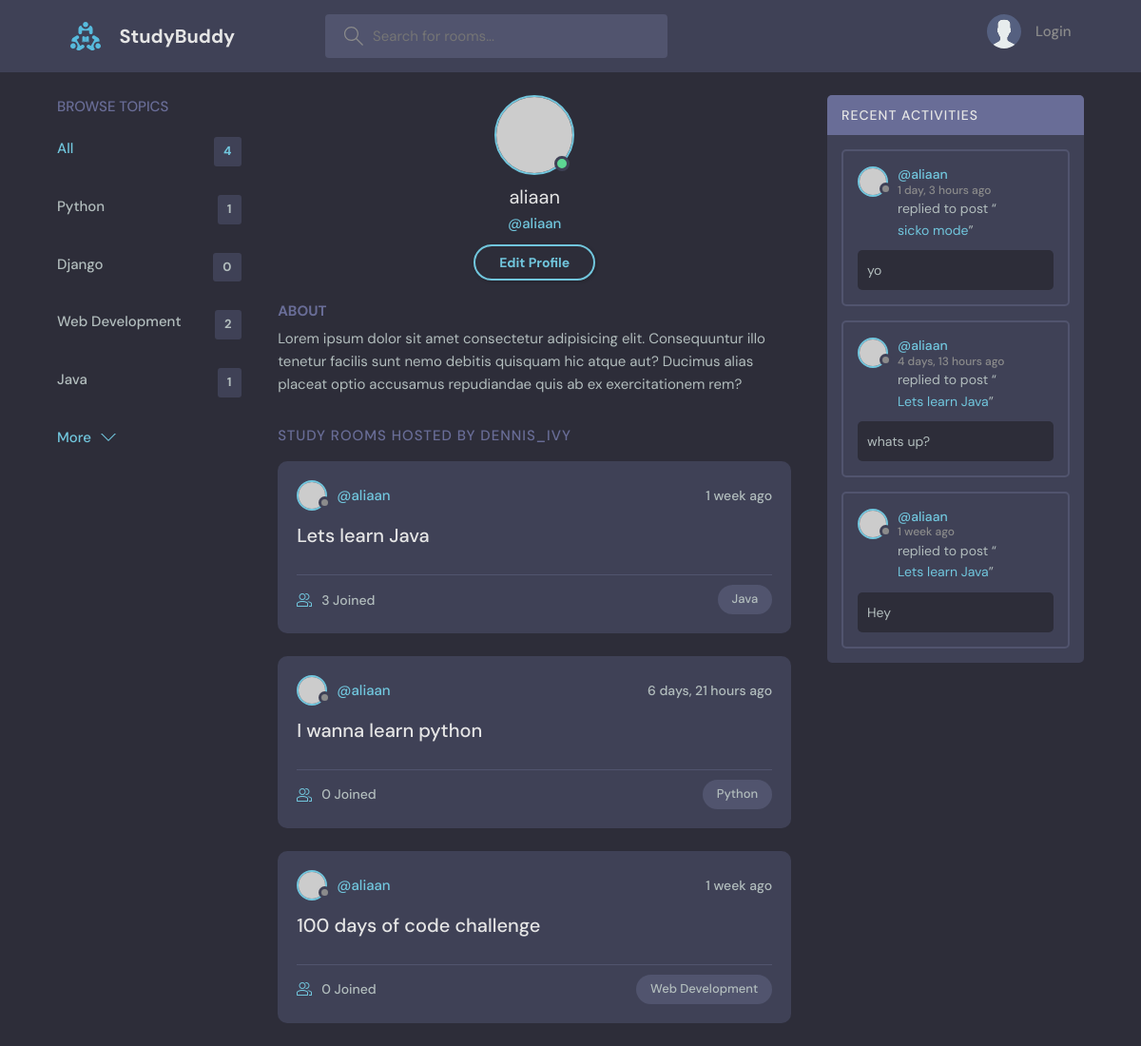
/profile/1/, run on an earlier commit of the app's database.
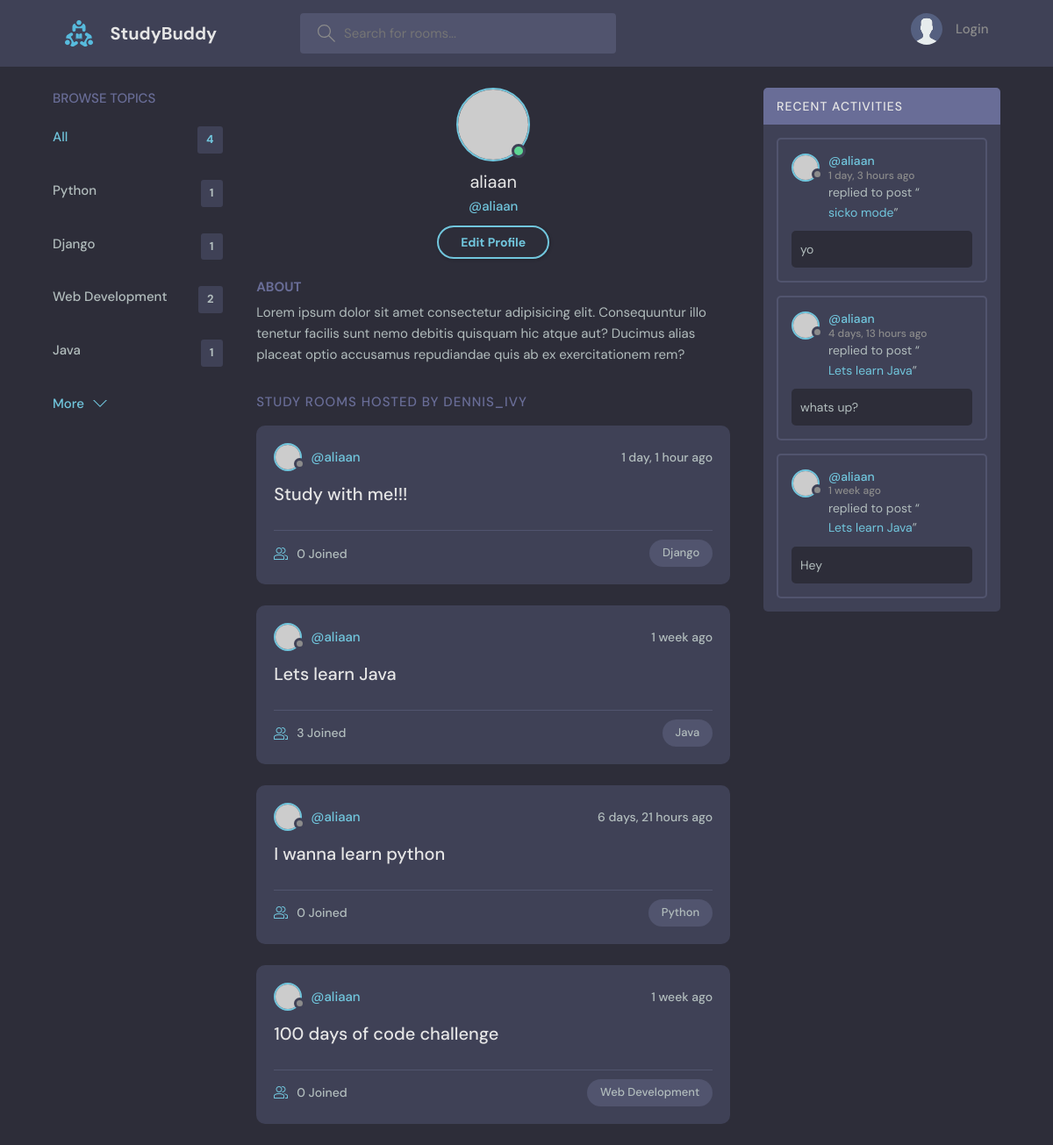
And on a later commit of the database.
### base/models.py (models this page shows, shortened)
class Topic(models.Model):
    name = models.CharField(max_length = 200) # Name of the topic

class Room(models.Model):
    host = models.ForeignKey(User, on_delete=models.SET_NULL, null = True) # The actual user that is connected. Relationship to a host.
    topic = models.ForeignKey(Topic, on_delete=models.SET_NULL, null = True) # A topic can have multiple rooms, but a room can only have one topic.
    name = models.CharField(max_length = 200) # Name of the room.
    description = models.TextField(null = True, blank = True) # Description of room. Makes sure the values can be left blank.
    participants = models.ManyToManyField(User, related_name='participants', blank = True)  # Stores all the users active in a room. Creates a many to many relationship.
    updated = models.DateTimeField(auto_now = True) # Takes a snapshot of anytime the table (model instance) is updated. Takes a timestamp every time room is updated.
    created = models.DateTimeField(auto_now_add = True) # Takes a timestamp of when the instance was created.
    class Meta:
        ordering = ['-updated', '-created']
    def __str__(self): # string representation of the room
        return self.name

class Message(models.Model):
    user = models.ForeignKey(User, on_delete=models.CASCADE) # User that is sending the message. Import user model from the django library.
    room = models.ForeignKey(Room, on_delete=models.CASCADE) # When the parent (room) is deleted, the children (messages) are also deleted.
    body = models.TextField() # the actual message
    updated = models.DateTimeField(auto_now = True) # Takes a snapshot of anytime the table (model instance) is updated. Takes a timestamp every time room is updated.
    created = models.DateTimeField(auto_now_add = True) # Takes a timestamp of when the instance was created.
    class Meta:
        ordering = ['-updated', '-created']

### base/views.py (the view)
# urls.py: path("profile/<str:pk>/", views.userProfile, name = "user-profile"),
def userProfile(request, pk):
    user = User.objects.get(id=pk)
    rooms = user.room_set.all()
    room_messages = user.message_set.all()
    topics = Topic.objects.all()
    context = {'user' : user, 'rooms' : rooms, 'room_messages' : room_messages, 'topics' : topics}
    return render(request, 'base/profile.html', context)

### base/templates/base/profile.html
{% extends "main.html" %}
{% block content %}
  <main class="profile-page layout layout--3">
    <div class="container">
      {% include 'base/topic_component.html' %}
      <div class="roomList">
        <div class="profile">
          <div class="profile__avatar">
            <div class="avatar avatar--large active">
              <img src="https://randomuser.me/api/portraits/men/11.jpg" />
            </div>
          </div>
          <div class="profile__info">
            <h3>{{user.username}}</h3>
            <p>@{{user.username}}</p>
            <a href="edit-user.html" class="btn btn--main btn--pill">Edit Profile</a>
          </div>
          <div class="profile__about">
            <h3>About</h3>
            <p>
              Lorem ipsum dolor sit amet consectetur adipisicing elit. Consequuntur illo tenetur
              facilis sunt nemo debitis quisquam hic atque aut? Ducimus alias placeat optio
              accusamus repudiandae quis ab ex exercitationem rem?
            </p>
          </div>
        </div>
        <div class="roomList__header">
          <div>
            <h2>Study Rooms Hosted by dennis_ivy</a>
            </h2>
          </div>
        </div>
        {% include 'base/feed_component.html' %}
      </div>
      {% include 'base/activity_component.html' %}
    </div>
  </main>
{% endblock content %}

### base/templates/base/topic_component.html
<div class="topics">
    <div class="topics__header">
      <h2>Browse Topics</h2>
    </div>
    <ul class="topics__list">
      <li>
        <a href="{% url 'home' %}" class="active">All <span>{{topics.count}}</span></a>
      </li>
      {% for topic in topics %}
      <li>
        <a href=""{% url 'home'  %}?q={{topic.name}}"">{{topic.name}} <span>{{topic.room_set.all.count}}</span></a>
      </li>
      {% endfor %}
    </ul>
    <a class="btn btn--link" href="topics.html">
      More
      <svg version="1.1" xmlns="http://www.w3.org/2000/svg" width="32" height="32" viewBox="0 0 32 32">
        <title>chevron-down</title>
        <path d="M16 21l-13-13h-3l16 16 16-16h-3l-13 13z"></path>
      </svg>
    </a>
  </div>

### base/templates/base/feed_component.html (shortened to what this page needs)
{% for room in rooms %}
<div class="roomListRoom">
    <div class="roomListRoom__header">
      <a href="{% url 'user-profile' room.host.id %}" class="roomListRoom__author">
        <div class="avatar avatar--small">
          <img src="https://randomuser.me/api/portraits/women/11.jpg" />
        </div>
        <span>@{{room.host.username}}</span>
      </a>
      <div class="roomListRoom__actions">
        <span>{{room.created|timesince}} ago</span>
      </div>
    </div>
    <div class="roomListRoom__content">
      <a href="{% url 'room' room.id %}">{{room.name}}</a>
    </div>
    <div class="roomListRoom__meta">
      <a href="{% url 'room' room.id %}" class="roomListRoom__joined">
        {{room.participants.all.count}} Joined
      </a>
      <p class="roomListRoom__topic">{{room.topic.name}}</p>
    </div>
</div>
{% endfor %}

### base/templates/base/activity_component.html (shortened to what this page needs)
<div class="activities">
    <div class="activities__header">
      <h2>Recent Activities</h2>
    </div>
    {% for message in room_messages %}
    <div class="activities__box">
      <div class="activities__boxHeader roomListRoom__header">
        <a href="{% url 'user-profile' message.user.id %}" class="roomListRoom__author">
          <div class="avatar avatar--small">
            <img src="https://randomuser.me/api/portraits/women/11.jpg" />
          </div>
          <p>
            @{{message.user}}
            <span>{{message.created|timesince}} ago</span>
          </p>
        </a>
      </div>
      <div class="activities__boxContent">
        <p>replied to post “<a href="{% url 'room' message.room.id %}">{{message.room}}</a>”</p>
        <div class="activities__boxRoomContent">
            {{message.body}}
        </div>
      </div>
    </div>
    {% endfor %}
</div>

What changed in the data, as far as the page shows it:
computed for Topic "Django": room_set.all.count "0" → "1"
added Room: host.username "aliaan", created "1 day, 1 hour", name "Study with me!!!", participants.all.count "0", topic.name "Django"
